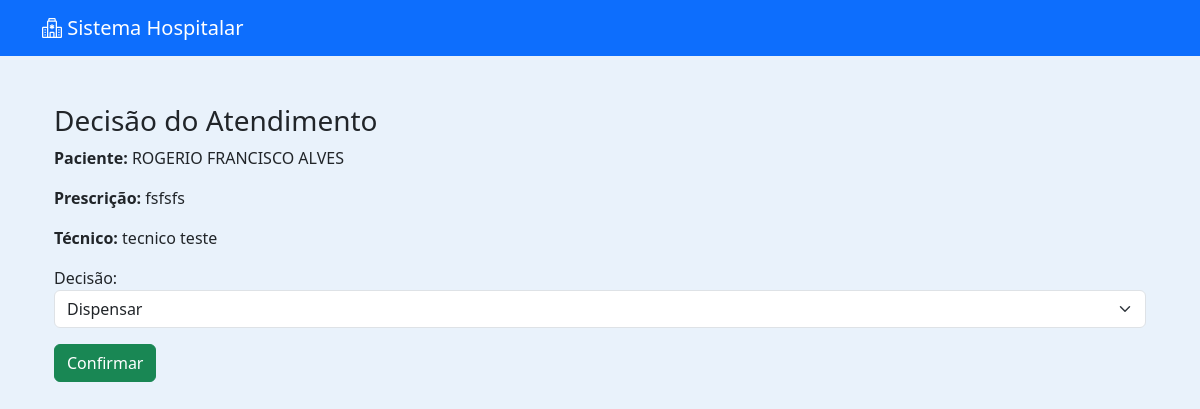
/medico/decidir/15/ (signed in), run on the app's committed database.
### medico/models.py (models this page shows, shortened)
class Atendimento(models.Model):
    paciente = models.ForeignKey(
        Paciente,
        on_delete=models.CASCADE
    )
    medico = models.ForeignKey(
        Usuario,
        on_delete=models.SET_NULL,  # ⚠ Melhor que CASCADE
        null=True,
        related_name="atendimentos_realizados"
    )
    triagem = models.OneToOneField(
        Triagem,
        on_delete=models.CASCADE
    )
    diagnostico = models.TextField(blank=True, null=True)
    prescricao = models.TextField(blank=True, null=True)
    observacoes = models.TextField(blank=True, null=True)
    DECISAO_CHOICES = [
        ("dispensar", "Dispensar"),
        ("medicacao", "Medicação"),
        ("internacao", "Internação"),
        ("exames", "Exames"),
    ]
    decisao = models.CharField(
        max_length=20,
        choices=DECISAO_CHOICES,
        blank=True,
        null=True
    )
    medicacao_aplicada = models.BooleanField(default=False)
    tecnico_aplicou = models.ForeignKey(
        Usuario,
        on_delete=models.SET_NULL,
        null=True,
        blank=True,
        related_name="medicacoes_aplicadas"
    )
    horario_medicacao = models.DateTimeField(
        null=True,
        blank=True
    )
    data_atendimento = models.DateTimeField(auto_now_add=True)
    finalizado = models.BooleanField(default=False)

### pacientes/models.py (models this page shows, shortened)
class Paciente(models.Model):
    nome = models.CharField(max_length=100)
    nome_social = models.CharField(max_length=100, blank=True, null=True)
    nome_mae = models.CharField(max_length=100)
    nome_pai = models.CharField(max_length=100, blank=True, null=True)
    cpf = models.CharField(
        max_length=14,
        unique=True,
        validators=[
            RegexValidator(
                r'^\d{3}\.\d{3}\.\d{3}-\d{2}$',
                'CPF inválido! Use XXX.XXX.XXX-XX'
            )
        ]
    )
    data_nascimento = models.DateField()
    SEXO_BIOLOGICO_CHOICES = [
        ('M', 'Masculino'),
        ('F', 'Feminino'),
        ('I', 'Intersexo'),
    ]
    sexo_biologico = models.CharField(max_length=1, choices=SEXO_BIOLOGICO_CHOICES)
    identidade_genero = models.CharField(max_length=50)
    orientacao_sexual = models.CharField(max_length=50)
    NACIONALIDADE_CHOICES = [
        ('BRASILEIRA', 'Brasileira'),
        ('ARGENTINA', 'Argentina'),
        ('BOLIVIANA', 'Boliviana'),
        ('CHILENA', 'Chilena'),
        ('COLOMBIANA', 'Colombiana'),
        ('PARAGUAIA', 'Paraguaia'),
        ('PERUANA', 'Peruana'),
        ('URUGUAIA', 'Uruguaia'),
        ('VENEZUELANA', 'Venezuelana'),
        ('OUTRA', 'Outra'),
    ]
    nacionalidade = models.CharField(
        max_length=20,
        choices=NACIONALIDADE_CHOICES,
        default='BRASILEIRA'
    )
    naturalidade = models.CharField(max_length=100)
    RACA_COR_CHOICES = [
        ('BRANCA', 'Branca'),
        ('PRETA', 'Preta'),
        ('PARDA', 'Parda'),
        ('AMARELA', 'Amarela'),
        ('INDIGENA', 'Indígena'),
    ]
    raca_cor = models.CharField(max_length=10, choices=RACA_COR_CHOICES)
    ESTADO_CIVIL_CHOICES = [
        ('SOLTEIRO', 'Solteiro(a)'),
        ('CASADO', 'Casado(a)'),
        ('DIVORCIADO', 'Divorciado(a)'),
        ('VIUVO', 'Viúvo(a)'),
        ('UNIAO_ESTAVEL', 'União Estável'),
    ]
    estado_civil = models.CharField(max_length=20, choices=ESTADO_CIVIL_CHOICES)
    ESCOLARIDADE_CHOICES = [
        ('SEM_INSTRUCAO', 'Sem instrução'),
        ('FUNDAMENTAL_INCOMPLETO', 'Fundamental incompleto'),
        ('FUNDAMENTAL_COMPLETO', 'Fundamental completo'),
        ('MEDIO_INCOMPLETO', 'Médio incompleto'),
        ('MEDIO_COMPLETO', 'Médio completo'),
        ('SUPERIOR_INCOMPLETO', 'Superior incompleto'),
        ('SUPERIOR_COMPLETO', 'Superior completo'),
        ('POS_GRADUACAO', 'Pós-graduação'),
        ('MESTRADO', 'Mestrado'),
        ('DOUTORADO', 'Doutorado'),
    ]
    escolaridade = models.CharField(max_length=30, choices=ESCOLARIDADE_CHOICES)
    profissao = models.CharField(max_length=50)
    rg = models.CharField(max_length=20)
    orgao_emissor = models.CharField(max_length=10)
    UF_CHOICES = [
        ('AC','AC'), ('AL','AL'), ('AP','AP'), ('AM','AM'),
        ('BA','BA'), ('CE','CE'), ('DF','DF'), ('ES','ES'),
        ('GO','GO'), ('MA','MA'), ('MT','MT'), ('MS','MS'),
        ('MG','MG'), ('PA','PA'), ('PB','PB'), ('PR','PR'),
        ('PE','PE'), ('PI','PI'), ('RJ','RJ'), ('RN','RN'),
        ('RS','RS'), ('RO','RO'), ('RR','RR'), ('SC','SC'),
        ('SP','SP'), ('SE','SE'), ('TO','TO'),
    ]
    uf_rg = models.CharField(max_length=2, choices=UF_CHOICES)
    cep = models.CharField(
        max_length=9,
        validators=[
            RegexValidator(
                r'^\d{5}-\d{3}$',
                'CEP inválido! Use XXXXX-XXX'
            )
        ]
    )
    endereco = models.CharField(max_length=100)
    numero = models.CharField(max_length=10)
    complemento = models.CharField(max_length=50, blank=True, null=True)
    bairro = models.CharField(max_length=50)
    municipio = models.CharField(max_length=50)
    uf = models.CharField(max_length=2, choices=UF_CHOICES)
    ZONA_CHOICES = [
        ('URBANA', 'Urbana'),
        ('RURAL', 'Rural'),
    ]
    zona = models.CharField(max_length=6, choices=ZONA_CHOICES)
    telefone_fixo = models.CharField(
        max_length=15,
        blank=True,
        null=True,
        validators=[
            RegexValidator(
                r'^\(\d{2}\)\s\d{4}-\d{4}$',
                'Telefone inválido! Use (XX) XXXX-XXXX'
            )
        ]
    )
    celular = models.CharField(
        max_length=15,
        validators=[
            RegexValidator(
                r'^\(\d{2}\)\s\d{5}-\d{4}$',
                'Celular inválido! Use (XX) XXXXX-XXXX'
            )
        ]
    )
    whatsapp = models.BooleanField(default=False)
    email = models.EmailField(blank=True, null=True)
    cartao_sus = models.CharField(max_length=18, blank=True, null=True)
    criado_por = models.ForeignKey(
        User,
        on_delete=models.SET_NULL,
        null=True,
        blank=True,
        related_name='pacientes_criados'
    )
    data_criacao = models.DateTimeField(default=timezone.now, editable=False)
    data_atualizacao = models.DateTimeField(auto_now=True)

### usuarios/models.py (models this page shows, shortened)
class Usuario(AbstractUser):
    PERFIL_CHOICES = [
        ('administrador', 'Administrador'),
        ('medico', 'Médico'),
        ('enfermeiro', 'Enfermeiro'),
        ('tecnico', 'Técnico'),
        ('recepcao', 'Recepção'),
    ]
    perfil = models.CharField(max_length=20, choices=PERFIL_CHOICES, default='recepcao')
    cpf = models.CharField("CPF", max_length=14, unique=True, blank=True, null=True)
    data_nascimento = models.DateField("Data de Nascimento", blank=True, null=True)
    telefone = models.CharField("Telefone", max_length=20, blank=True, null=True)
    endereco = models.CharField("Endereço", max_length=255, blank=True, null=True)
    cidade = models.CharField("Cidade", max_length=100, blank=True, null=True)
    estado = models.CharField("Estado", max_length=50, blank=True, null=True)
    cep = models.CharField("CEP", max_length=10, blank=True, null=True)
    crm = models.CharField("CRM", max_length=20, blank=True, null=True)
    coren = models.CharField("COREN", max_length=20, blank=True, null=True)

### medico/views.py (the view)
# urls.py: path('decidir/<int:atendimento_id>/', views.decidir_atendimento, name='decidir_atendimento'),
@login_required
def decidir_atendimento(request, atendimento_id):
    atendimento = get_object_or_404(Atendimento, id=atendimento_id)
    if request.method == "POST":
        atendimento.decisao = request.POST.get("decisao")
        atendimento.finalizado = True
        atendimento.save()
        return redirect("medico_dashboard")
    return render(request, "medico/decidir_atendimento.html", {
        "atendimento": atendimento
    })

### medico/templates/medico/decidir_atendimento.html (shortened to what this page needs)
{% extends 'usuarios/base.html' %}
{% block content %}
<div class="container mt-5">
    <h3>Decisão do Atendimento</h3>
    <p><strong>Paciente:</strong> {{ atendimento.paciente.nome }}</p>
    <p><strong>Prescrição:</strong> {{ atendimento.prescricao|default:"-" }}</p>
    <p><strong>Técnico:</strong>
        {% if atendimento.tecnico_aplicou.get_full_name %}
            {{ atendimento.tecnico_aplicou.get_full_name }}
        {% else %}
            {{ atendimento.tecnico_aplicou.username }}
        {% endif %}
    </p>
    <form method="post">
        <div class="mb-3">
            <label>Decisão:</label>
            <select class="form-select" name="decisao" required>
                <option value="dispensar">Dispensar</option>
            </select>
        </div>
        <button type="submit" class="btn btn-success">Confirmar</button>
    </form>
</div>
{% endblock %}

### usuarios/templates/usuarios/base.html (style rules this page uses)
body { background-color: #e9f2fb; }

### data on the page
Atendimento: paciente.nome "ROGERIO FRANCISCO ALVES", prescricao "fsfsfs", tecnico_aplicou.get_full_name "tecnico teste"
